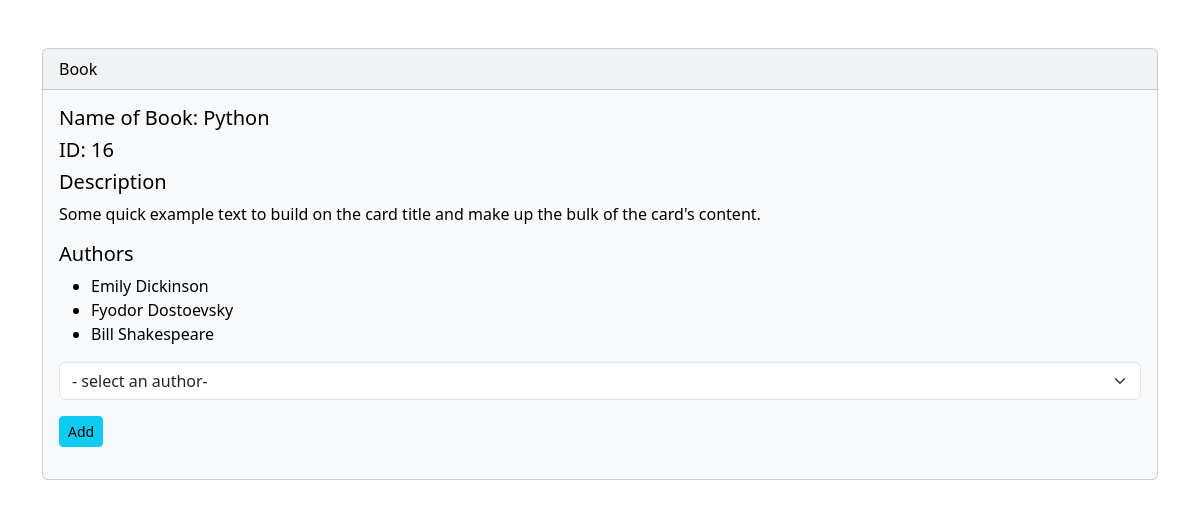
/books/16, run on an earlier commit of the app's database.
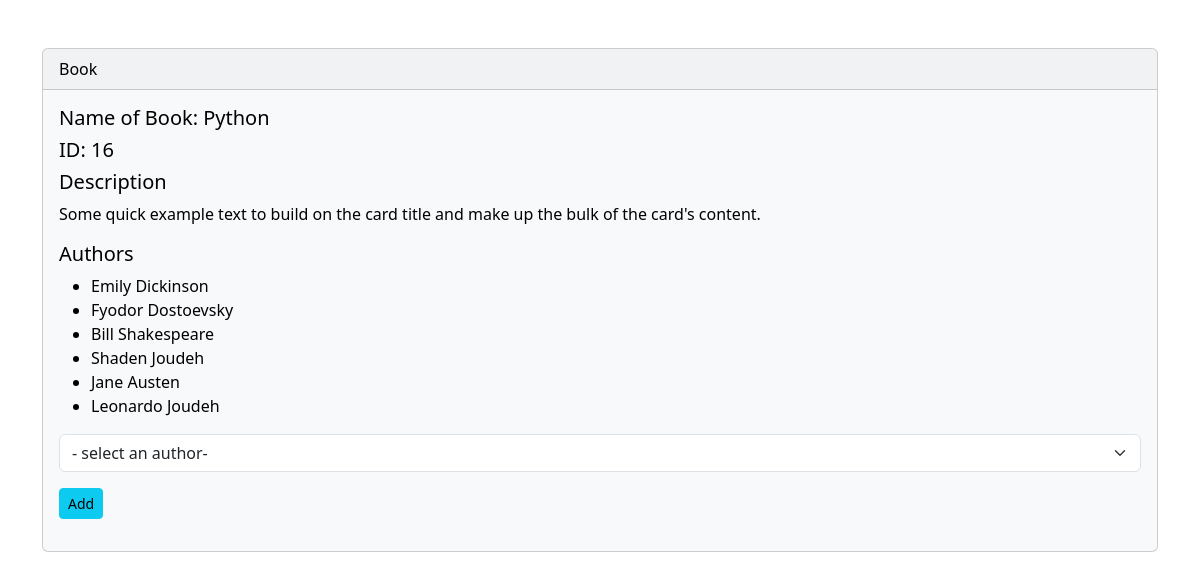
And on a later commit of the database.
### books_authors_app/models.py (models this page shows, shortened)
class Author(models.Model):
  first_name = models.CharField(max_length=225)
  last_name = models.CharField(max_length=225)
  notes =  models.TextField()
  books = models.ManyToManyField(Book,related_name="authors")
  created_at = models.DateTimeField(auto_now_add=True)
  updated_at = models.DateTimeField(auto_now=True)

### books_authors_app/views.py (the view)
# urls.py: path('books/<int:id_book>',views.view_book),
def view_book(request,id_book):
  context={
    'book':get_book(id_book),
    'authors': Author.objects.exclude(books = id_book)
  }
  return render(request,'book_view.html',context)

### books_authors_app/models.py (called while the page is built)
def get_book(id_book):
    return Book.objects.get(id=id_book)

### books_authors_app/templates/book_view.html (shortened to what this page needs)
<!DOCTYPE html>
<html lang="en">
<head>
  {% load static %}
  <link href="https://cdn.jsdelivr.net/npm/bootstrap@5.3.3/dist/css/bootstrap.min.css" rel="stylesheet"
>
</head>
<body>
  <div class="container my-5 ">
  <div class="card text-bg-light mb-3">
    <div class="card-header">Book</div>
    <div class="card-body">
      <h5 class="card-title">Name of Book: {{book.title}}</h5>
      <h5>ID: {{book.id}}</h5>
      <h5>Description</h5><p class="card-text"> {{book.desc}} Some quick example text to build on the card title and make up the bulk of the card's content.</p>
      <h5>Authors</h5>
      <ul>
        {% for author in book.authors.all %}
        <li>{{author.first_name}} {{author.last_name}}</li>
        {% endfor %}
      </ul>
      <form action="/authors_add_book/{{book.id}}" method="post">
        <select name="id_author" id="authors" class="form-select">
          <option value="" selected>- select an author-</option>
        </select>
        <input type="submit" value="Add" class="btn btn-info btn-sm my-3">
      </form>
    </div>
  </div>
  </div>
</body>
</html>

What changed in the data, as far as the page shows it:
added Author: first_name "Shaden", last_name "Joudeh"
now on this page (row unchanged): Author: first_name "Jane", last_name "Austen"
added Author: first_name "Leonardo", last_name "Joudeh"
